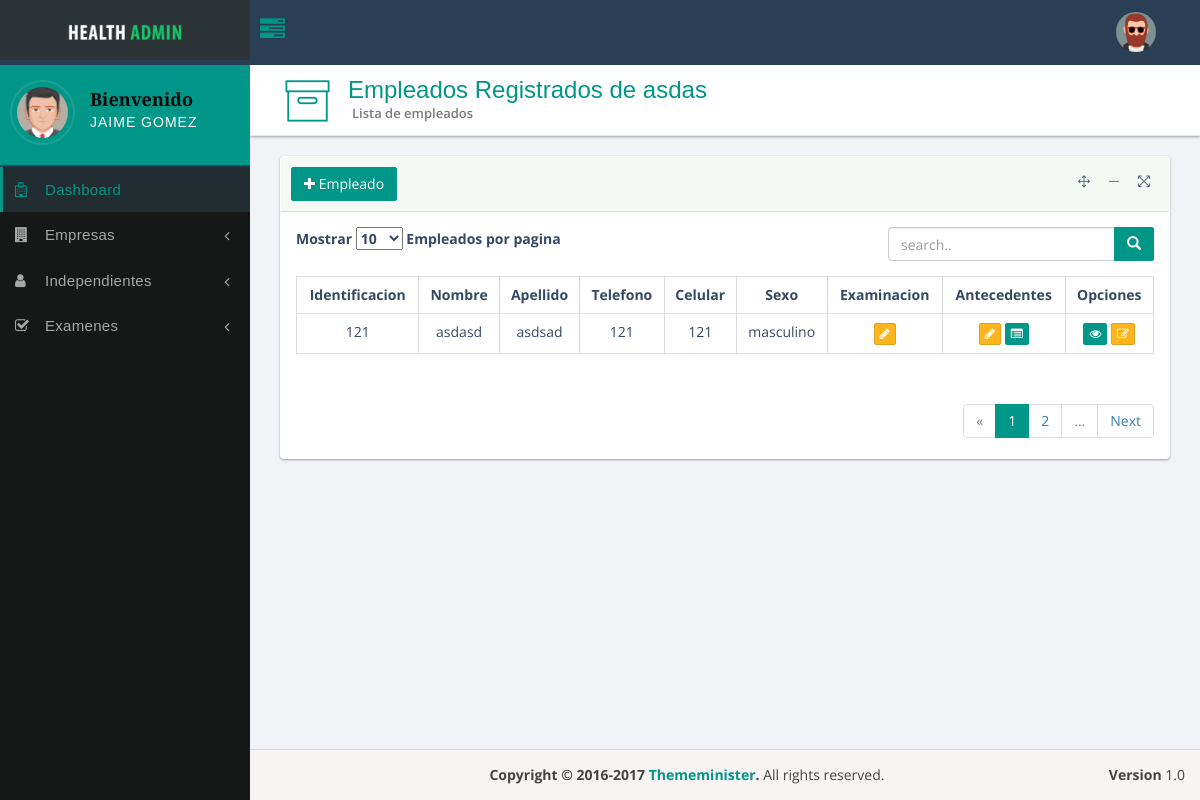
Before: /employs/company/1/ (signed in) with the older database file.
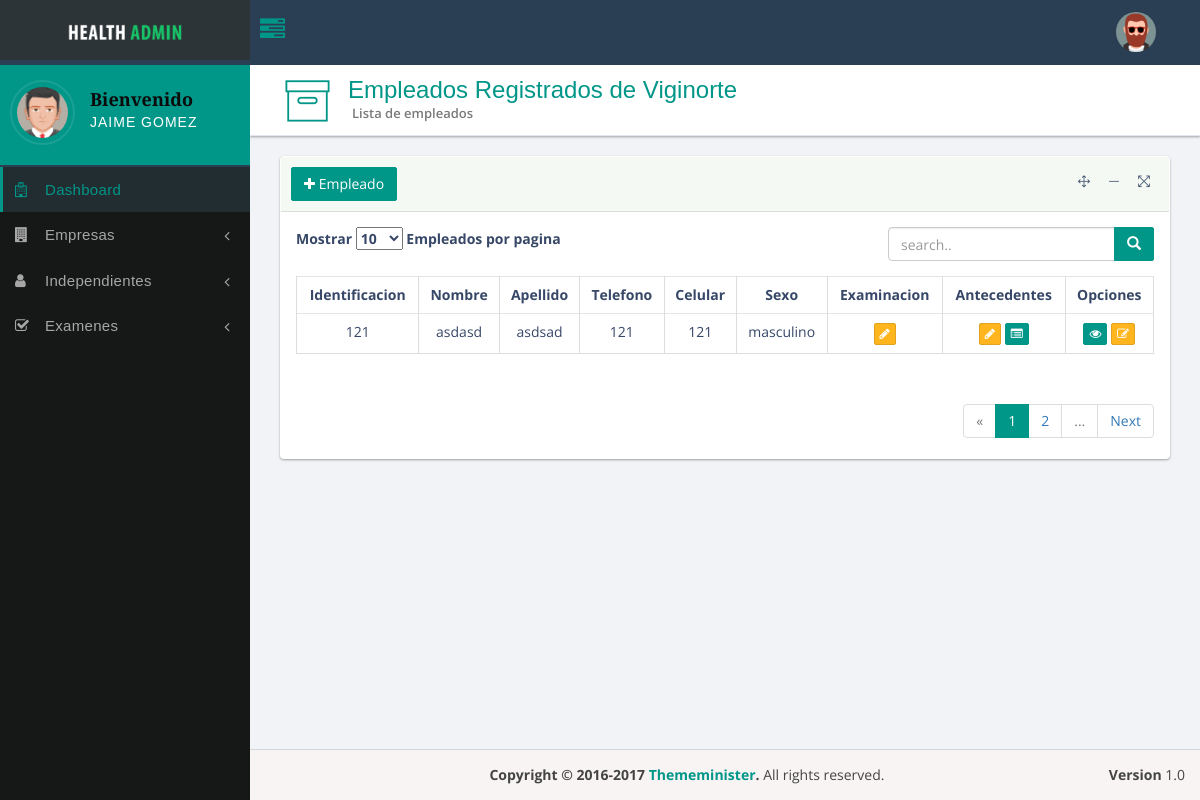
After: the same page with the newer database file.
### docapp/models/general.py (models this page shows)
class Empresa(models.Model):
    nombre = models.CharField(max_length=300, null=False, blank=False, unique=True)
    nit = models.PositiveIntegerField(verbose_name='NIT')
    direccion = models.CharField(max_length=500, null=False, blank=False)
    telefono = models.PositiveIntegerField(default=0)
    celular = models.PositiveIntegerField(null=False, blank=False)
    correo_contacto = models.EmailField(null=False, blank=False)
    fecha_de_creacion = models.DateTimeField(auto_now_add=True, editable=False, null=False, blank=False)
    ultima_vez_modificado = models.DateTimeField(default=timezone.now, null=False, blank=False, editable=False)
    registrado_por = models.ForeignKey(ReceptionProfile, on_delete=models.CASCADE, related_name='empresas')
    def __str__(self):
        return self.nombre

### docapp/views/receptionist.py (the view)
class ListEmpleadosEmpresa(CheckReceptionist, LoginRequiredMixin, DetailView):
    pk_url_kwarg = 'company_id'
    context_object_name = 'company'
    model = Empresa
    template_name = 'docapp/lists/person_list_company.html'

### docproject/helpers/chekers.py (called while the page is built)
    def test_func(self):
        return hasattr(self.request.user, 'reception_profile') or self.request.user.is_superuser

### templates/docapp/lists/person_list_company.html (shortened to what the changed rows need)
{% extends 'base/base_dashboard.html' %}
{% load static %}
{% block content_header %}
    <div class="header-title">
        <h1>Empleados Registrados de {{ company }}</h1>
        <small>Lista de empleados</small>
    </div>
{% endblock %}
{% block content_main %}
    <div class="row">
        <div class="col-sm-12">
            <div class="panel panel-bd lobidisable">
                <div class="panel-body">
                    {% if company.empleados.all %}
                        <div class="table-responsive">
                            <table class="table table-bordered table-hover text-center">
                                <thead>
                                <tr>
                                    <th>Identificacion</th>
                                    <th>Nombre</th>
                                    <th>Apellido</th>
                                    <th>Telefono</th>
                                    <th>Celular</th>
                                    <th>Sexo</th>
                                    <th>Examinacion</th>
                                    <th>Antecedentes</th>
                                    <th>Opciones</th>
                                </tr>
                                </thead>
                            </table>
                        </div>
                    {% else %}
                        <h2> No se encuentran empleados registrados</h2>
                    {% endif %}
                </div>
            </div>
        </div>
    </div>
{% endblock %}

Changed rows visible on the page:
changed Empresa: nombre "asdas" → "Viginorte"
